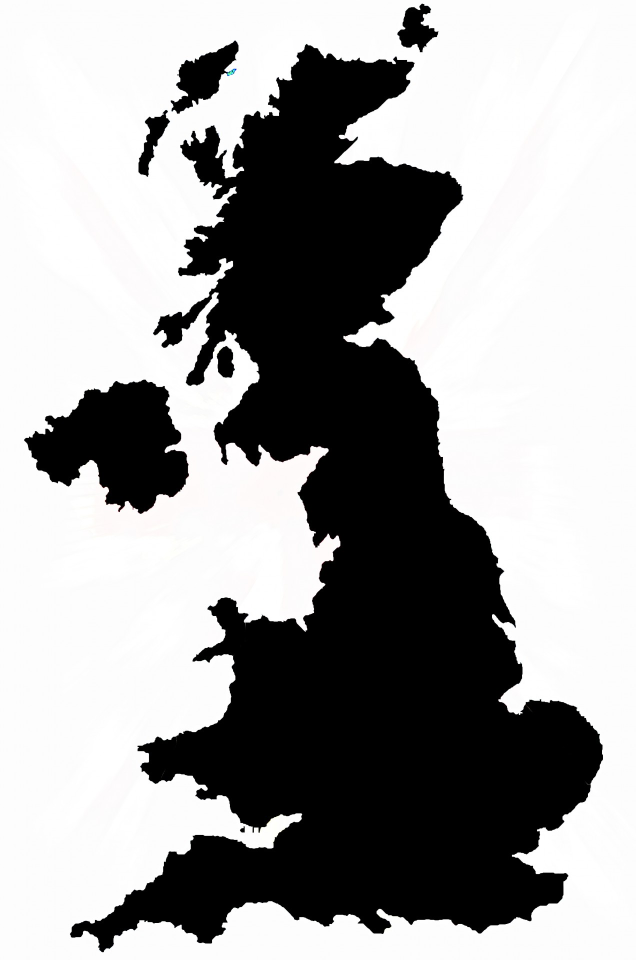
#> input picture images/UK.jpg, 1271 x 1920 px (shown at 1/2 size)
$ python property.py   (older library calls are emulated)
#> lines starting #> are read from the running program, lines starting #| are printed output that depends on the picture; after the words box and inside, x2 and y2 are one past the last pixel; in counts of white or black regions, pixels touching at a corner belong together
# Aspect Ratio: Contours Line의 가로 세로 비율 속성
# Extend: Contour Line을 포함하는 사각형 면적대비 Contour의 면적 비율
# Solidity: Solidity Ratio(고형비)
# Extream Points: Contour Line의 좌우상하의 끝점을 찾는 방법

import cv2
import numpy as np
from matplotlib import pyplot as plt

img = cv2.imread('../images/UK.jpg')
#> img is the input picture: shape (1920, 1271, 3); mean B, G, R 158.9, 158.9, 159
img1 = img.copy()

imgray = cv2.cvtColor(img, cv2.COLOR_BGR2GRAY)
ret, thresh = cv2.threshold(imgray, 125, 255, 0)
#> thresh: shape (1920, 1271); 62.8% white; 11 black regions (4 under 20 px)

image, contours, hierachy = cv2.findContours(thresh, cv2.RETR_TREE, cv2.CHAIN_APPROX_SIMPLE)
#> contours = 17 contours, 9 with area under 20; largest, box (x1, y1, x2, y2) and area: (0, 0, 1271, 1920) 2437130, (139, 87, 1207, 1905) 842462, (47, 758, 379, 1029) 53622, (341, 80, 478, 229) 9078, (794, 6, 878, 105) 4412, (276, 219, 341, 355) 3378, (433, 691, 471, 756) 1764, (479, 1652, 490, 1666) 90
cnt = contours[14] # 14번째가 지도의 contour line
#> cnt = contour of 4213 points, box (x1, y1, x2, y2) (139, 87, 1207, 1905), area 842462

# 끝점 좌표 찾기
# cnt[:,:,0] -> point의 x좌표값만 포함하는 배열, argmin()을 적용하면 x좌표가 가장 작은 array의 위치가 나옴
# 그 위치를 다시 cnt에서 찾으면 가장 왼쪽에 있는 좌표를 얻들 수 있음
leftmost = tuple(cnt[cnt[:, :, 0].argmin()][0])
#> leftmost = (139, 1868)
rightmost = tuple(cnt[cnt[:, :, 0].argmax()][0])
#> rightmost = (1206, 1510)
topmost = tuple(cnt[cnt[:, :, 1].argmin()][0])
#> topmost = (612, 87)
bottommost = tuple(cnt[cnt[:, :, 1].argmax()][0])
#> bottommost = (207, 1904)

img1 = cv2.drawContours(img1, cnt, -1, (255, 0, 0), 5)
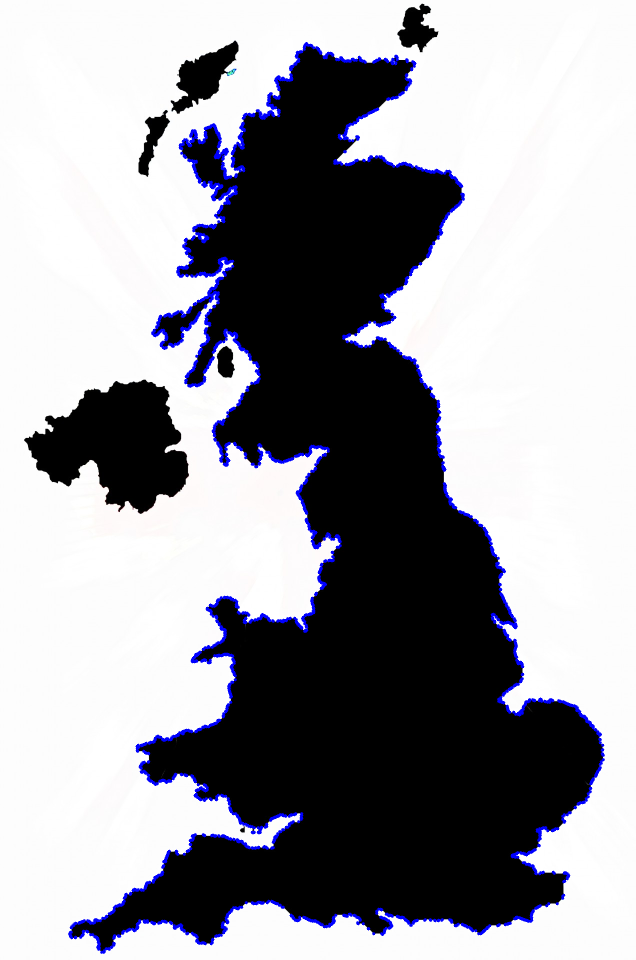
#> img1: shape (1920, 1271, 3) (shown at 1/2 size); 2.3% of pixels changed, all inside (x1, y1, x2, y2) = (136, 84, 1210, 1908)

titles = ['Original', 'Result']
images = [img, img1]

for i in range(2):
    plt.subplot(1, 2, i + 1), plt.title(titles[i]), plt.imshow(images[i])
    plt.xticks([]), plt.yticks([])

plt.show()
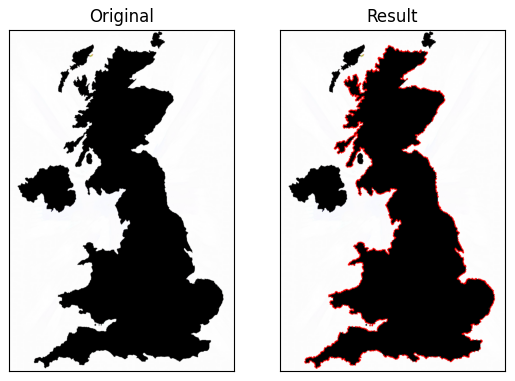
#> figure drawn by matplotlib, 2 panels; B, G, R data is drawn as R, G, B

$ run again, with images/chessboard.jpg copied over images/UK.jpg
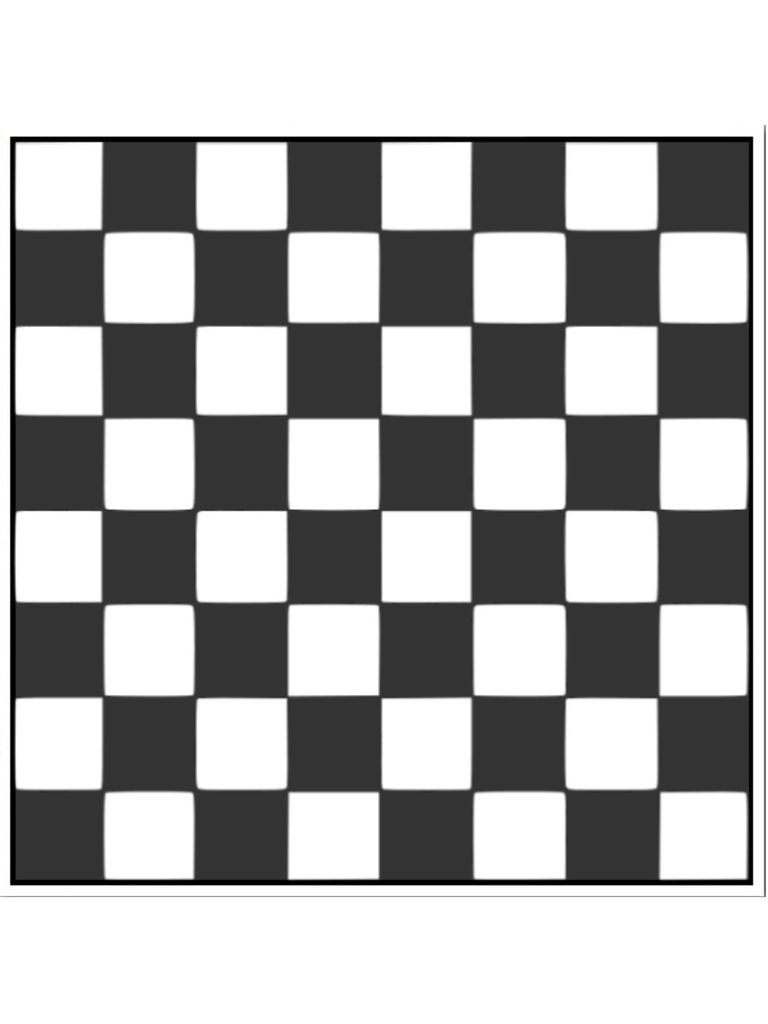
#> input picture images/chessboard.jpg, 768 x 1024 px
#> img is the input picture: shape (1024, 768, 3); mean B, G, R 176.4, 176.4, 176.4
#> `ret, thresh = cv2.threshold(imgray, 125, 255, 0)`:
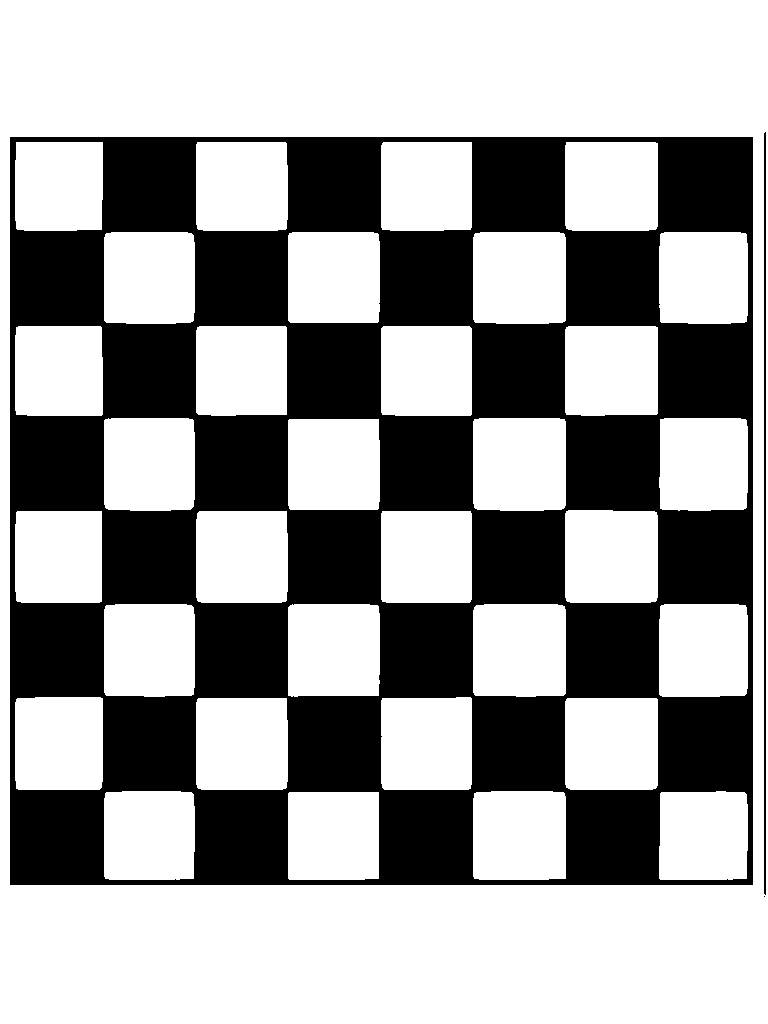
#> thresh: shape (1024, 768); 62.6% white; 3 black regions (1 under 20 px)
#> contours = 36 contours, 1 with area under 20; largest, box (x1, y1, x2, y2) and area: (0, 0, 768, 1024) 784641, (9, 136, 754, 886) 557254, (565, 510, 658, 603) 8392, (473, 418, 566, 511) 8387, (473, 604, 566, 697) 8358
#> cnt = contour of 25 points, box (x1, y1, x2, y2) (104, 604, 195, 697), area 8166
#> leftmost = (104, 609)
#> rightmost = (194, 687)
#> topmost = (115, 604)
#> bottommost = (144, 696)
#> img1: shape (1024, 768, 3); 0.05% of pixels changed, all inside (x1, y1, x2, y2) = (101, 601, 198, 700)
#> `plt.show()`:
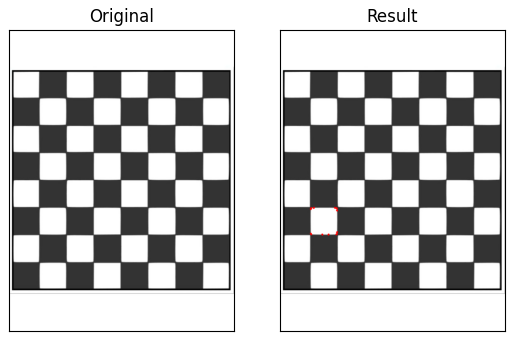
#> figure drawn by matplotlib, 2 panels; B, G, R data is drawn as R, G, B
